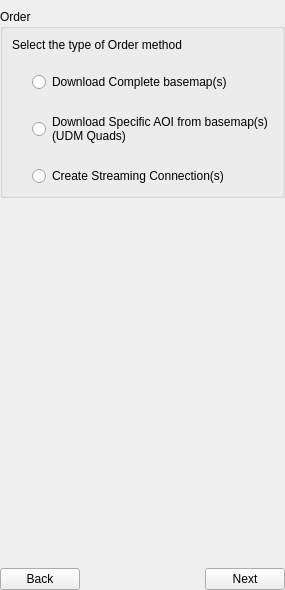
     <widget class="QWidget" name="orderMethodPage">
      <layout class="QVBoxLayout" name="verticalLayout_7">
       <property name="spacing">
        <number>0</number>
       </property>
       <property name="leftMargin">
        <number>0</number>
       </property>
       <property name="topMargin">
        <number>9</number>
       </property>
       <property name="rightMargin">
        <number>0</number>
       </property>
       <property name="bottomMargin">
        <number>0</number>
       </property>
       <item>
        <widget class="QGroupBox" name="groupBox_2">
         <property name="title">
          <string>Order</string>
         </property>
         <layout class="QVBoxLayout" name="verticalLayout_6">
          <property name="spacing">
           <number>20</number>
          </property>
          <item>
           <widget class="QLabel" name="label_3">
            <property name="text">
             <string>Select the type of Order method</string>
            </property>
           </widget>
          </item>
          <item>
           <layout class="QVBoxLayout" name="verticalLayout_5">
            <property name="leftMargin">
             <number>20</number>
            </property>
            <item>
             <widget class="QRadioButton" name="radioDownloadComplete">
              <property name="text">
               <string>Download Complete basemap(s)</string>
              </property>
             </widget>
            </item>
            <item>
             <widget class="QRadioButton" name="radioDownloadAOI">
              <property name="text">
               <string>Download Specific AOI from basemap(s)
(UDM Quads)</string>
              </property>
             </widget>
            </item>
            <item>
             <widget class="QRadioButton" name="radioStreaming">
              <property name="text">
               <string>Create Streaming Connection(s)</string>
              </property>
             </widget>
            </item>
           </layout>
          </item>
         </layout>
        </widget>
       </item>
       <item>
        <spacer name="verticalSpacer">
         <property name="orientation">
          <enum>Qt::Vertical</enum>
         </property>
         <property name="sizeHint" stdset="0">
          <size>
           <width>20</width>
           <height>370</height>
          </size>
         </property>
        </spacer>
       </item>
       <item>
        <layout class="QHBoxLayout" name="horizontalLayout_2">
         <item>
          <widget class="QPushButton" name="btnBackOrderMethodPage">
           <property name="text">
            <string>Back</string>
           </property>
          </widget>
         </item>
         <item>
          <spacer name="horizontalSpacer_2">
           <property name="orientation">
            <enum>Qt::Horizontal</enum>
           </property>
           <property name="sizeHint" stdset="0">
            <size>
             <width>40</width>
             <height>20</height>
            </size>
           </property>
          </spacer>
         </item>
         <item>
          <widget class="QPushButton" name="btnNextOrderMethodPage">
           <property name="text">
            <string>Next</string>
           </property>
          </widget>
         </item>
        </layout>
       </item>
      </layout>
     </widget>
